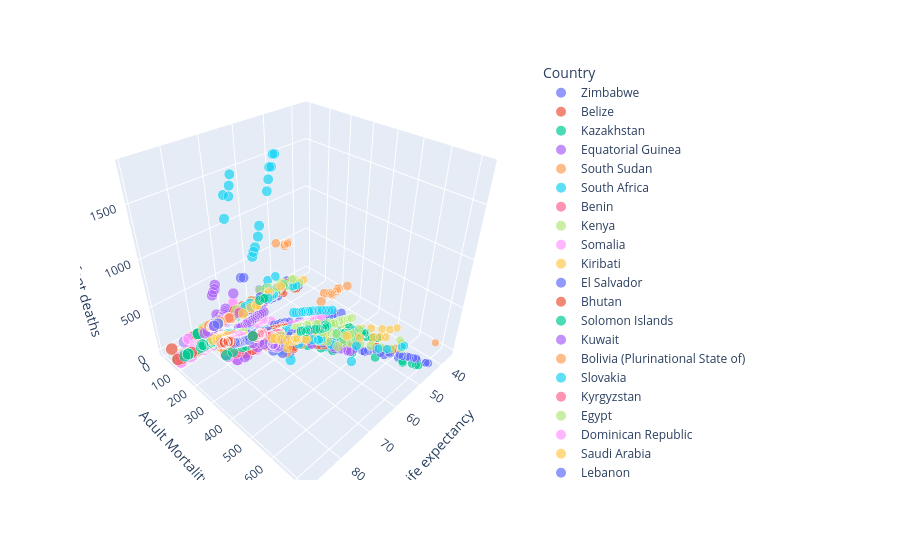

This figure's notebook cell:
### Markdown cell above
## Life expectancy vs Adult Mortality vs infant deaths

### Code cell
px.scatter_3d(df.sort_values(by='Year'),y='Adult Mortality',
              x='Life expectancy ',z='infant deaths',
              size='Life expectancy ', color='Country')
